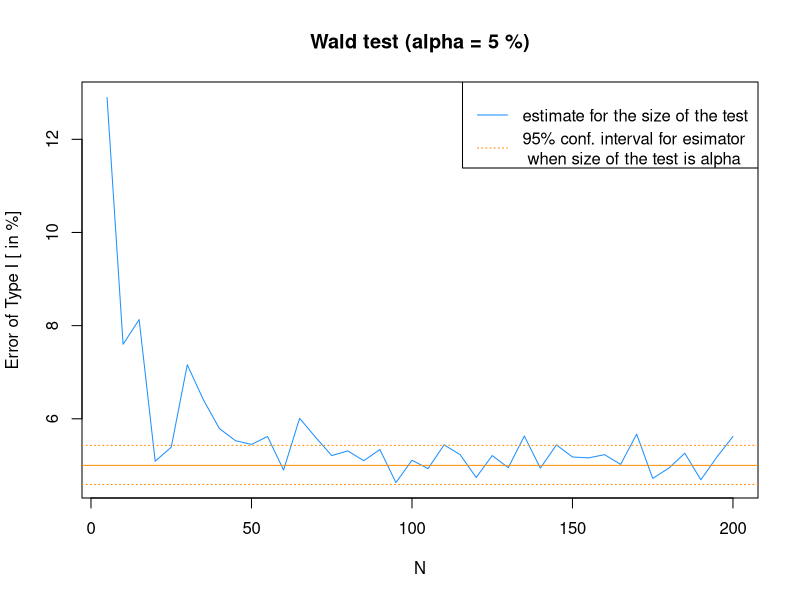

The R source for this figure:
bin_conf <- function(n, p, alpha){
  # confidence interval for binomial r.v. (from Ex8.1)
  
  low = qbinom(alpha/2, n, p) + 1
  up = qbinom(alpha/2, n, p, lower.tail=FALSE)
  return(c(low, up))
}

wald_test <- function(Ns, M, alpha, lam_0){
  # Estimate error of type I for different N
  
  q = qchisq(1 - alpha, 1)
  sizes = c()
  for(n in Ns){
    size = 0
    for(m in 1:M){
      # Wald test
      data = rpois(n, lam_0)
      lam = mean(data)
      W = n * (lam - lam_0)^2 / lam
      if(W >= q){
        # rejection
        size = size + 1/M
      }
    }
    sizes = c(sizes, size)
  }
  
  plot(Ns, 100 * sizes, type="l", xlab="N", ylab="Error of Type I [ in %]", col="dodgerblue",
       main=sprintf("Wald test (alpha = %d %%)", 100 * alpha))
  # M * size(n) ~ Bin(M, pI(n)), because we have M independent tests which are rejected with p=pI(n).
  # pI(n) -> alpha as n -> inf, so we can construct a confidence interval for
  # the estimator size(n) when pI(n) is close to alpha.
  conf = bin_conf(M, alpha, 0.05)
  abline(h=100 * alpha, col="darkorange")
  abline(h=100 * conf[1] / M, col="darkorange", lty=3)
  abline(h=100 * conf[2] / M, col="darkorange", lty=3)
  legend("topright", col=c("dodgerblue", "darkorange"), lty=c(1,3),
         legend=c("estimate for the size of the test",
                  "95% conf. interval for esimator \n when size of the test is alpha"))
  # We see that for N >= 50 the estimated size of the test is close to alpha.
  # Looking at the confidence interval, we can see that for N >= 50 the estimator behaves like
  # we would expect under the assumption that the test has size alpha.
  
}
 
set.seed(10) 
wald_test(seq(5, 200, 5), 10000, 0.05, 1)